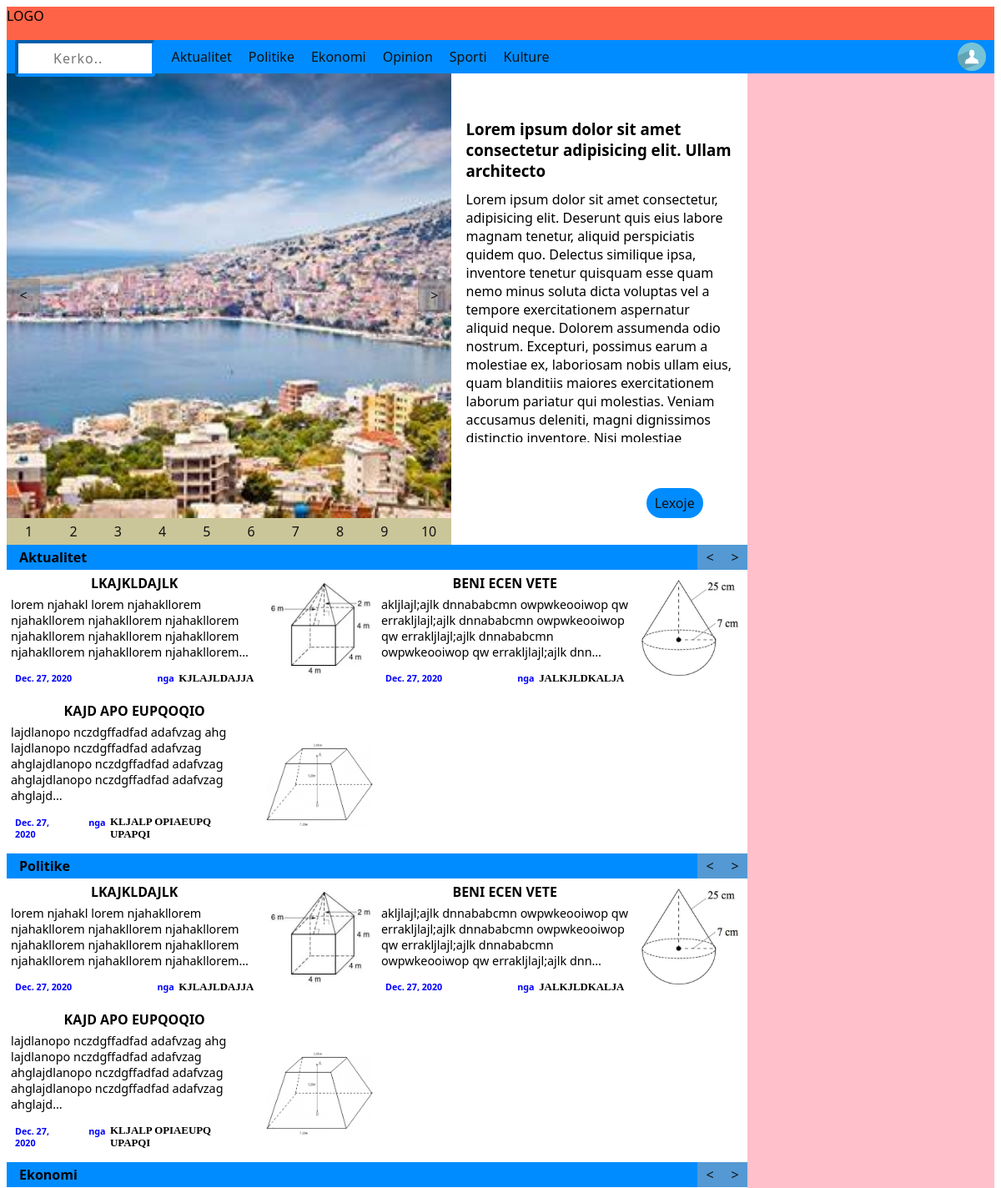
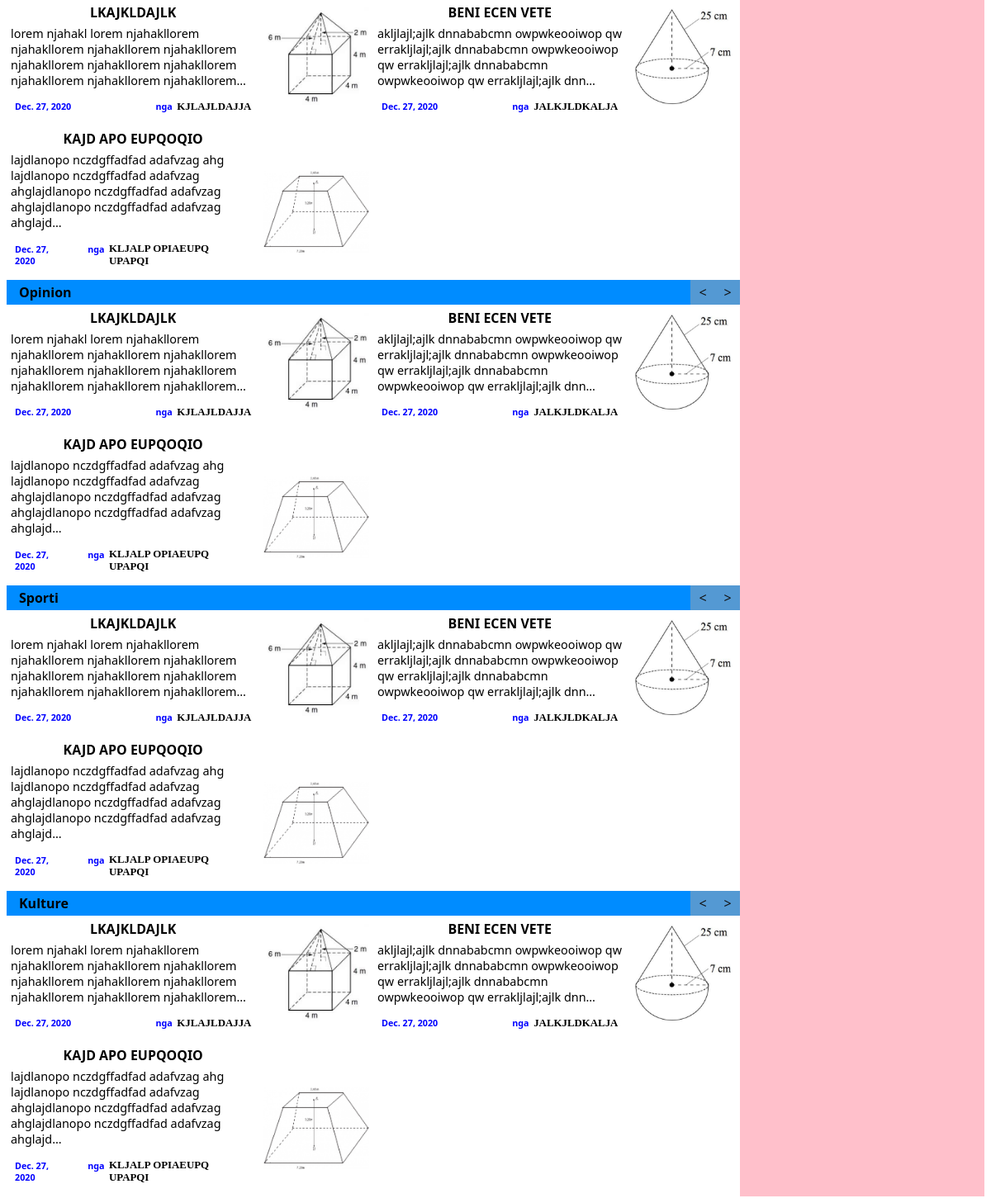
The page / on the database its author committed (2 pictures, top to bottom).
### artikulli/models.py (models this page shows)
class artikulli(models.Model):
    zgjedhje_e_kategorise = [('Politike', 'Politike'),
                            ('Ekonomi', 'Ekonomi'),
                            ('Opinion', 'Opinion'),
                            ('Sporti', 'Sporti'),
                            ('Kulture', 'Kulture')]
    author = models.CharField(max_length=25)
    title = models.CharField(max_length=200)
    description = models.TextField()
    kategoria = models.CharField(max_length=10, choices=zgjedhje_e_kategorise, blank=True)
    data = models.DateField(auto_now_add=True)
    image = models.ImageField(upload_to='artikulli/images/', blank=True)

### Ardi_s_news/views.py (the view)
# urls.py: 2. Add a URL to urlpatterns:  path('', views.home, name='home')
def home(request):
    artikujt = artikulli.objects.all()
    return render(request, 'Faqja_kryesore/home.html', {'sections': sections, 'artikujt': artikujt})

### templates/Faqja_kryesore/home.html
{% load static %}
{% include 'includes/navbar.html' %}
   <div class="container">
       <div class="col-1">
            <div class="carusel">
                <div id="imgBox">
                    <img src="saranda.jpeg">
                    <a href="" id="back">&#60</a>
                    <a href="" id="forward">></a>
                </div>
                <div id="imgnumber">
                    <a href="">1</a>
                    <a href="">2</a>
                    <a href="">3</a>
                    <a href="">4</a>
                    <a href="">5</a>
                    <a href="">6</a>
                    <a href="">7</a>
                    <a href="">8</a>
                    <a href="">9</a>
                    <a href="">10</a>
                </div>
            </div>
            <div class="description-window">
                <div id="description">
                    <h3>
                        Lorem ipsum dolor sit amet consectetur adipisicing elit. Ullam architecto
                    </h3>
                    <p>
                        Lorem ipsum dolor sit amet consectetur, adipisicing elit. Deserunt quis eius labore magnam tenetur, aliquid perspiciatis quidem quo. Delectus similique ipsa, inventore tenetur quisquam esse quam nemo minus soluta dicta voluptas vel a tempore exercitationem aspernatur aliquid neque. Dolorem assumenda odio nostrum. Excepturi, possimus earum a molestiae ex, laboriosam nobis ullam eius, quam blanditiis maiores exercitationem laborum pariatur qui molestias. Veniam accusamus deleniti, magni dignissimos distinctio inventore. Nisi molestiae obcaecati recusandae harum excepturi voluptates nesciunt quo deleniti eligendi inventore sapiente magnam eius facere, expedita ratione sunt sed cumque optio, autem explicabo aspernatur eaque sint. Repellat doloribus aut, nemo exercitationem esse ad vero ab repellendus! Atque, corrupti repudiandae exercitationem suscipit non quam praesentium iusto accusantium aliquam ad corporis nobis? Minus earum sequi doloremque aliquam id unde. Obcaecati, delectus? At, quas non.
                    </p>
                    <a href="">Lexoje</a>
                </div>
            </div>
            {% for section in sections %}
            <div class="container-1">
                <div class="titulli_i_seksionit">
                    <h4>{{ section }} </h4>
                    <div>
                        <a href=""> &#60 </a>
                        <a href=""> > </a>
                    </div>
                </div>
                <section class="seksioni">
                    {% for artikulli in artikujt %}
                    <div class="card">
                        <div class="shkrimi">
                            <a href=""> <h5>{{ artikulli.title }} </h5></a>
                            <p>{{ artikulli.description|truncatechars:150 }}</p>
                            <span>
                                <h6> {{ artikulli.data }} </h6>
                                <h6> nga &#160  <a href=""> {{ artikulli.author }} </a></h6>
                            </span>
                        </div>
                        <img src="{{ artikulli.image.url }}">
                    </div>
                {% endfor %}
                </section>
            </div>
            {% endfor %}
        </div>
       <div class="col-2"></div>
   </div>
</body>
</html>

### static/style.css (style rules this page uses)
* { box-sizing: border-box; font-family: 'Segoe UI', Tahoma, Geneva, Verdana, sans-serif; }
a { text-decoration: none; color: #111; }
.container { display: flex; }
.container .col-1 { flex: 3; }
.container .col-2 { flex: 1; background-color: pink; }
.carusel { float: left; width: 60%; background-color: khaki; }
#imgBox { position: relative; width: 100%; padding-top: 100%; float: left; }
#imgBox img { position:absolute; top: 0px; left: 0px; width: 100%; height: 100%; object-fit: cover; }
#imgBox a { position: absolute; top: 50%; width: 40px; height: 40px; transform: translateY(-50%); border: none; display: flex; justify-content: center; align-items: center; background-color: rgba(116, 116, 116, 0.5); cursor: pointer; }
#back { left: 0px; }
#forward { right: 0px; }
#imgnumber { float: left; display: flex; justify-content: center; align-items: center; width: 100%; }
#imgnumber a { display: flex; width: 10%; height: 2em; justify-content: center; align-items: center; background-color: rgba(168, 168, 168, 0.5); cursor: pointer; }
.description-window { position: relative; width: 40%; float: left; }
#description { position: relative; padding-top: 150%; }
#description h3 { position: absolute; top: 0%; padding: 10% 5%; height: 20%; overflow: hidden; }
#description p { position: absolute; top: 20%; padding: 5%; height: 60%; overflow: hidden; }
#description a { position: absolute; bottom: 0; right: 15%; padding: 7px 10px; background-color: rgb(0, 140, 255); border-radius: 20px; }
.container-1 { width: 100%; float: left; }
.titulli_i_seksionit { position: sticky; top: 0; width: 100%; height: 30px; display: flex; justify-content: space-between; align-items: stretch; background-color: rgb(0, 140, 255); }
.titulli_i_seksionit > h4 { display: flex; justify-content: flex-start; align-items: center; margin: 0px 15px; }
.titulli_i_seksionit > div { display: flex; justify-content: center; align-items: stretch; width: 60px; }
.titulli_i_seksionit > div > a { display: flex; justify-content: center; align-items: center; width: 30px; background-color: rgba(168, 168, 168, 0.5); }
.seksioni { display: flex; flex-wrap: wrap; float: left; }
.card { width: 50%; }
.shkrimi { display: inline-block; width: 69%; }
.shkrimi h5 { margin: 5px 5px; color: black; }
.shkrimi p { margin: 0px; font-size: 0.9em; padding: 0px 5px; }
.shkrimi > span { display:flex; justify-content: space-between; align-items: center; }
.shkrimi h6 { display: flex; justify-content: center; align-items: center; margin: 0px; float: right; padding: 15px 10px; color: blue; }
.shkrimi a { display: flex; justify-content: center; align-items: center; color: black; font-weight: 800; text-transform: uppercase; font-family: cursive; font-size: 1.2em; }
.card img { display: inline-block; width: 29%; object-fit: contain; }

### rows shown on the page
artikulli: title "LKAJKLDAJLK", description "lorem njahakl lorem njahakllorem njahakllorem njahakllorem njahakllorem njahakllorem njahakllorem njahakllorem njahakllorem njahakllorem njahakllorem…", data "Dec. 27, 2020", author "KJLAJLDAJJA", image (picture)
artikulli: title "BENI ECEN VETE", description "akljlajl;ajlk dnnababcmn owpwkeooiwop qw errakljlajl;ajlk dnnababcmn owpwkeooiwop qw errakljlajl;ajlk dnnababcmn owpwkeooiwop qw errakljlajl;ajlk dnn…", data "Dec. 27, 2020", author "JALKJLDKALJA", image (picture)
artikulli: title "KAJD APO EUPQOQIO", description "lajdlanopo nczdgffadfad adafvzag ahg lajdlanopo nczdgffadfad adafvzag ahglajdlanopo nczdgffadfad adafvzag ahglajdlanopo nczdgffadfad adafvzag ahglajd…", data "Dec. 27, 2020", author "KLJALP OPIAEUPQ UPAPQI", image (picture)

### other values the page prints
{{ section }} "Aktualitet" "Politike" "Ekonomi" "Opinion" "Sporti" "Kulture"
